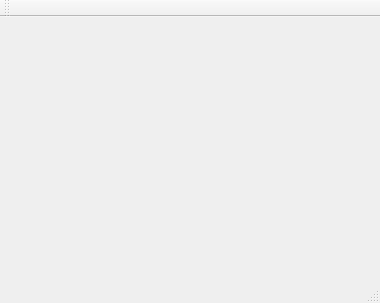
<?xml version="1.0" encoding="UTF-8"?>
<ui version="4.0">
 <class>MainWindow</class>
 <widget class="QMainWindow" name="MainWindow">
  <property name="geometry">
   <rect>
    <x>0</x>
    <y>0</y>
    <width>380</width>
    <height>303</height>
   </rect>
  </property>
  <property name="cursor">
   <cursorShape>PointingHandCursor</cursorShape>
  </property>
  <property name="windowTitle">
   <string>Objektno Programiranje</string>
  </property>
  <widget class="QWidget" name="centralWidget"/>
  <widget class="QToolBar" name="mainToolBar">
   <attribute name="toolBarArea">
    <enum>TopToolBarArea</enum>
   </attribute>
   <attribute name="toolBarBreak">
    <bool>false</bool>
   </attribute>
  </widget>
  <widget class="QStatusBar" name="statusBar"/>
 </widget>
 <layoutdefault spacing="6" margin="11"/>
 <resources/>
 <connections/>
</ui>
